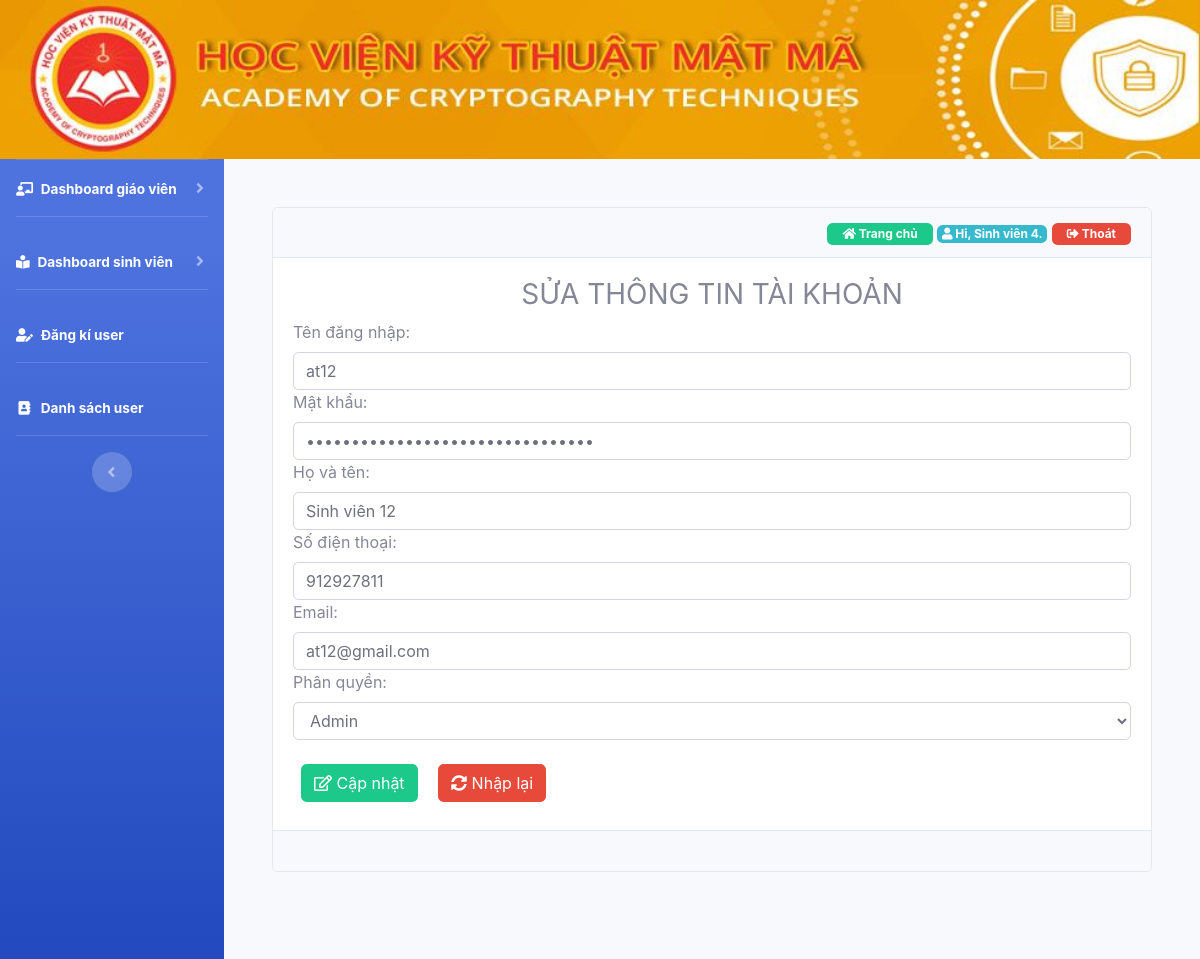
Page /sua_user.php?stt=24 (signed in) on the committed database.
### tables this page shows
CREATE TABLE `user` (
  `id` int(11) NOT NULL,
  `username` text NOT NULL,
  `password` text NOT NULL,
  `fullname` text NOT NULL,
  `phone` varchar(11) NOT NULL,
  `email` text NOT NULL,
  `permission` text NOT NULL
);

### sua_user.php (the view, shortened to what this page needs)
<!DOCTYPE html>
<html>
<head>
    <?php require_once('filecss.php') ?>
</head>
<body>
    <div class="container-fluid">
        <?php require_once('logo.php'); ?>
        <div class="main" >
            <div id="wrapper">
                <div class="sidebar bg-gradient-primary">
                    <?php require_once('menu_left.php'); ?>
                </div>
                <div id="content-wrapper" class="d-flex flex-column p-5">
                    <div class="status">
                        <div class="card">
                            <div class="card-header text-right">
                                <?php require_once('home_page.php') ?>
                            </div>
                            <div class="card-body">
                                <?php
                                if (isset($_GET['stt'])) {
                                    $stt = $_GET['stt'];
                                    $rowq = mysqli_fetch_row(mysqli_query($con,"select * from user where id='$stt' "));
                                }
                                ?>
                                <h3 class="text-center text-uppercase">Sửa thông tin tài khoản</h3>
                                <form action="" method="post">
                                    <label for="">Tên đăng nhập:</label>
                                    <input type="text" class="form-control" name="username1" value="<?php echo $rowq[1] ?>">
                                    <label for="">Mật khẩu:</label>
                                    <input type="password" class="form-control" name="password" value="<?php echo $rowq[2] ?>">
                                    <label for="">Họ và tên:</label>
                                    <input type="text" class="form-control" name="fullname" value="<?php echo $rowq[3] ?>">
                                    <label for="">Số điện thoại:</label>
                                    <input type="number" class="form-control" name="phone" value="<?php echo $rowq[4] ?>">
                                    <label for="">Email:</label>
                                    <input type="email" class="form-control" name="email" value="<?php echo $rowq[5] ?>">
                                    <label for="">Phân quyền:</label>
                                    <select class="form-control" name="permission">
                                        <option value="admin">Admin</option>
                                    </select>
                                    <div class="chucnang mt-3">
                                        <button type="submit" class=" m-2 btn btn-success" name="edit"><i class="far fa-edit"></i> Cập nhật</button>
                                        <button type="submit" class="m-2 btn btn-danger" name="reset"><i class="fas fa-sync-alt"></i> Nhập lại</button>
                                    </div>
                                </form>
                            </div>
                            <div class="card-footer">
                            </div>
                        </div>
                    </div>
                </div>
            </div>
        </div>
    </div>
</body>
</html>

### home_page.php (shortened to what this page needs)
<a href="index.php" style="text-decoration: none;"><span class="badge badge-success" style="padding: 5px 15px; "><i class="fas fa-home"></i> Trang chủ</span></a>
<?php
if (empty($_SESSION['username'])) {
    header("Location: /TTCS/login.php");
} else {
     include 'lib/connect.php';
    $username = $_SESSION['username'];
    $sql = "select * from user where username='$username'";
    $query = mysqli_query($con, $sql);
    if ($query) {
        $row = mysqli_fetch_row($query);
        ?>
        <span class="badge badge-info"><i class="fas fa-user"></i><?php echo " Hi, " . $row[3] . "."; ?></span>
        <a href="logout.php" ><span class="badge badge-danger" style="padding: 5px 15px;"><i class="fas fa-sign-out-alt"></i> Thoát</span></a>
    <?php
}
}
?>

### rows in the picture
user: fullname "Sinh viên 4"
user: username1 "at12", fullname "Sinh viên 12", phone "912927811", email "at12@gmail.com"
